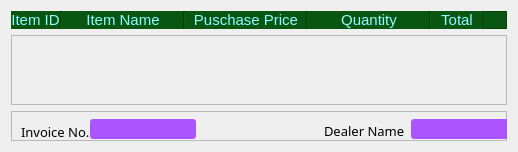
                      <widget class="QWidget" name="AddStock">
                       <layout class="QVBoxLayout" name="verticalLayout_15">
                        <item>
                         <widget class="QFrame" name="frame_22">
                          <property name="maximumSize">
                           <size>
                            <width>16777215</width>
                            <height>20</height>
                           </size>
                          </property>
                          <property name="font">
                           <font>
                            <family>MS Shell Dlg 2</family>
                            <pointsize>11</pointsize>
                            <weight>50</weight>
                            <italic>false</italic>
                            <bold>false</bold>
                           </font>
                          </property>
                          <property name="styleSheet">
                           <string notr="true">QFrame{
	background-color: rgb(9, 85, 18);
	color: rgb(142, 253, 255);
font: 10.5pt &quot;MS Shell Dlg 2&quot;;
}

Line{
	background-color:rgba(142, 253, 255, 150);
}
</string>
                          </property>
                          <property name="frameShape">
                           <enum>QFrame::NoFrame</enum>
                          </property>
                          <property name="frameShadow">
                           <enum>QFrame::Raised</enum>
                          </property>
                          <layout class="QHBoxLayout" name="horizontalLayout_13">
                           <property name="spacing">
                            <number>0</number>
                           </property>
                           <property name="leftMargin">
                            <number>0</number>
                           </property>
                           <property name="topMargin">
                            <number>0</number>
                           </property>
                           <property name="rightMargin">
                            <number>0</number>
                           </property>
                           <property name="bottomMargin">
                            <number>0</number>
                           </property>
                           <item>
                            <widget class="QLabel" name="label_24">
                             <property name="sizePolicy">
                              <sizepolicy hsizetype="Minimum" vsizetype="Preferred">
                               <horstretch>0</horstretch>
                               <verstretch>0</verstretch>
                              </sizepolicy>
                             </property>
                             <property name="minimumSize">
                              <size>
                               <width>20</width>
                               <height>0</height>
                              </size>
                             </property>
                             <property name="maximumSize">
                              <size>
                               <width>106</width>
                               <height>106</height>
                              </size>
                             </property>
                             <property name="font">
                              <font>
                               <family>MS Shell Dlg 2</family>
                               <pointsize>11</pointsize>
                               <weight>50</weight>
                               <italic>false</italic>
                               <bold>false</bold>
                              </font>
                             </property>
                             <property name="text">
                              <string>Item ID</string>
                             </property>
                             <property name="alignment">
                              <set>Qt::AlignCenter</set>
                             </property>
                             <property name="indent">
                              <number>-1</number>
                             </property>
                            </widget>
                           </item>
                           <item>
                            <widget class="Line" name="line_11">
                             <property name="orientation">
                              <enum>Qt::Vertical</enum>
                             </property>
                            </widget>
                           </item>
                           <item>
                            <widget class="QLabel" name="label_25">
                             <property name="minimumSize">
                              <size>
                               <width>120</width>
                               <height>0</height>
                              </size>
                             </property>
                             <property name="maximumSize">
                              <size>
                               <width>16777215</width>
                               <height>16777215</height>
                              </size>
                             </property>
                             <property name="font">
                              <font>
                               <family>MS Shell Dlg 2</family>
                               <pointsize>11</pointsize>
                               <weight>50</weight>
                               <italic>false</italic>
                               <bold>false</bold>
                              </font>
                             </property>
                             <property name="text">
                              <string>Item Name</string>
                             </property>
                             <property name="alignment">
                              <set>Qt::AlignCenter</set>
                             </property>
                            </widget>
                           </item>
                           <item>
                            <widget class="Line" name="line_12">
                             <property name="orientation">
                              <enum>Qt::Vertical</enum>
                             </property>
                            </widget>
                           </item>
                           <item>
                            <widget class="QLabel" name="label_26">
                             <property name="minimumSize">
                              <size>
                               <width>120</width>
                               <height>0</height>
                              </size>
                             </property>
                             <property name="font">
                              <font>
                               <family>MS Shell Dlg 2</family>
                               <pointsize>11</pointsize>
                               <weight>50</weight>
                               <italic>false</italic>
                               <bold>false</bold>
                              </font>
                             </property>
                             <property name="text">
                              <string>Puschase Price</string>
                             </property>
                             <property name="alignment">
                              <set>Qt::AlignCenter</set>
                             </property>
                            </widget>
                           </item>
                           <item>
                            <widget class="Line" name="line_13">
                             <property name="orientation">
                              <enum>Qt::Vertical</enum>
                             </property>
                            </widget>
                           </item>
                           <item>
                            <widget class="QLabel" name="label_27">
                             <property name="minimumSize">
                              <size>
                               <width>120</width>
                               <height>0</height>
                              </size>
                             </property>
                             <property name="font">
                              <font>
                               <family>MS Shell Dlg 2</family>
                               <pointsize>11</pointsize>
                               <weight>50</weight>
                               <italic>false</italic>
                               <bold>false</bold>
                              </font>
                             </property>
                             <property name="text">
                              <string>Quantity</string>
                             </property>
                             <property name="alignment">
                              <set>Qt::AlignCenter</set>
                             </property>
                            </widget>
                           </item>
                           <item>
                            <widget class="Line" name="line_14">
                             <property name="orientation">
                              <enum>Qt::Vertical</enum>
                             </property>
                            </widget>
                           </item>
                           <item>
                            <widget class="QLabel" name="label_28">
                             <property name="minimumSize">
                              <size>
                               <width>50</width>
                               <height>0</height>
                              </size>
                             </property>
                             <property name="font">
                              <font>
                               <family>MS Shell Dlg 2</family>
                               <pointsize>11</pointsize>
                               <weight>50</weight>
                               <italic>false</italic>
                               <bold>false</bold>
                              </font>
                             </property>
                             <property name="text">
                              <string>Total</string>
                             </property>
                             <property name="alignment">
                              <set>Qt::AlignCenter</set>
                             </property>
                            </widget>
                           </item>
                           <item>
                            <widget class="QFrame" name="frame_23">
                             <property name="minimumSize">
                              <size>
                               <width>25</width>
                               <height>0</height>
                              </size>
                             </property>
                             <property name="maximumSize">
                              <size>
                               <width>25</width>
                               <height>16777215</height>
                              </size>
                             </property>
                             <property name="frameShape">
                              <enum>QFrame::StyledPanel</enum>
                             </property>
                             <property name="frameShadow">
                              <enum>QFrame::Raised</enum>
                             </property>
                            </widget>
                           </item>
                          </layout>
                         </widget>
                        </item>
                        <item>
                         <widget class="QScrollArea" name="scrollArea_3">
                          <property name="widgetResizable">
                           <bool>true</bool>
                          </property>
                          <widget class="QWidget" name="scrollAreaWidgetContents_3">
                           <property name="geometry">
                            <rect>
                             <x>0</x>
                             <y>0</y>
                             <width>719</width>
                             <height>303</height>
                            </rect>
                           </property>
                           <layout class="QGridLayout" name="gridLayout_3"/>
                          </widget>
                         </widget>
                        </item>
                        <item>
                         <widget class="QFrame" name="frame_24">
                          <property name="minimumSize">
                           <size>
                            <width>0</width>
                            <height>30</height>
                           </size>
                          </property>
                          <property name="styleSheet">
                           <string notr="true">QLineEdit{
	border-radius: 3px;
	background-color: rgb(170, 85, 255);
}
QLineEdit:hover{
	background-color: rgb(170, 0, 255);
}

QPushButton {
	background-color: rgb(0, 170, 255);
	border-radius: 3px;
}
QPushButton::hover {
	
	background-color: rgb(0, 255, 255);
}</string>
                          </property>
                          <property name="frameShape">
                           <enum>QFrame::StyledPanel</enum>
                          </property>
                          <property name="frameShadow">
                           <enum>QFrame::Raised</enum>
                          </property>
                          <widget class="QPushButton" name="btnAddStoreOK">
                           <property name="geometry">
                            <rect>
                             <x>656</x>
                             <y>8</y>
                             <width>55</width>
                             <height>21</height>
                            </rect>
                           </property>
                           <property name="text">
                            <string>OK</string>
                           </property>
                          </widget>
                          <widget class="QLineEdit" name="AddStoreInvNo">
                           <property name="geometry">
                            <rect>
                             <x>79</x>
                             <y>8</y>
                             <width>106</width>
                             <height>20</height>
                            </rect>
                           </property>
                           <property name="font">
                            <font>
                             <pointsize>10</pointsize>
                            </font>
                           </property>
                          </widget>
                          <widget class="QLineEdit" name="AddStoreDealerID">
                           <property name="geometry">
                            <rect>
                             <x>400</x>
                             <y>8</y>
                             <width>106</width>
                             <height>20</height>
                            </rect>
                           </property>
                           <property name="font">
                            <font>
                             <pointsize>10</pointsize>
                            </font>
                           </property>
                          </widget>
                          <widget class="QLabel" name="label_30">
                           <property name="geometry">
                            <rect>
                             <x>10</x>
                             <y>10</y>
                             <width>71</width>
                             <height>21</height>
                            </rect>
                           </property>
                           <property name="font">
                            <font>
                             <family>Mongolian Baiti</family>
                             <pointsize>10</pointsize>
                            </font>
                           </property>
                           <property name="text">
                            <string>Invoice No.</string>
                           </property>
                          </widget>
                          <widget class="QLabel" name="label_31">
                           <property name="geometry">
                            <rect>
                             <x>313</x>
                             <y>10</y>
                             <width>81</width>
                             <height>20</height>
                            </rect>
                           </property>
                           <property name="font">
                            <font>
                             <family>Mongolian Baiti</family>
                             <pointsize>10</pointsize>
                            </font>
                           </property>
                           <property name="text">
                            <string>Dealer Name :</string>
                           </property>
                          </widget>
                         </widget>
                        </item>
                       </layout>
                      </widget>
